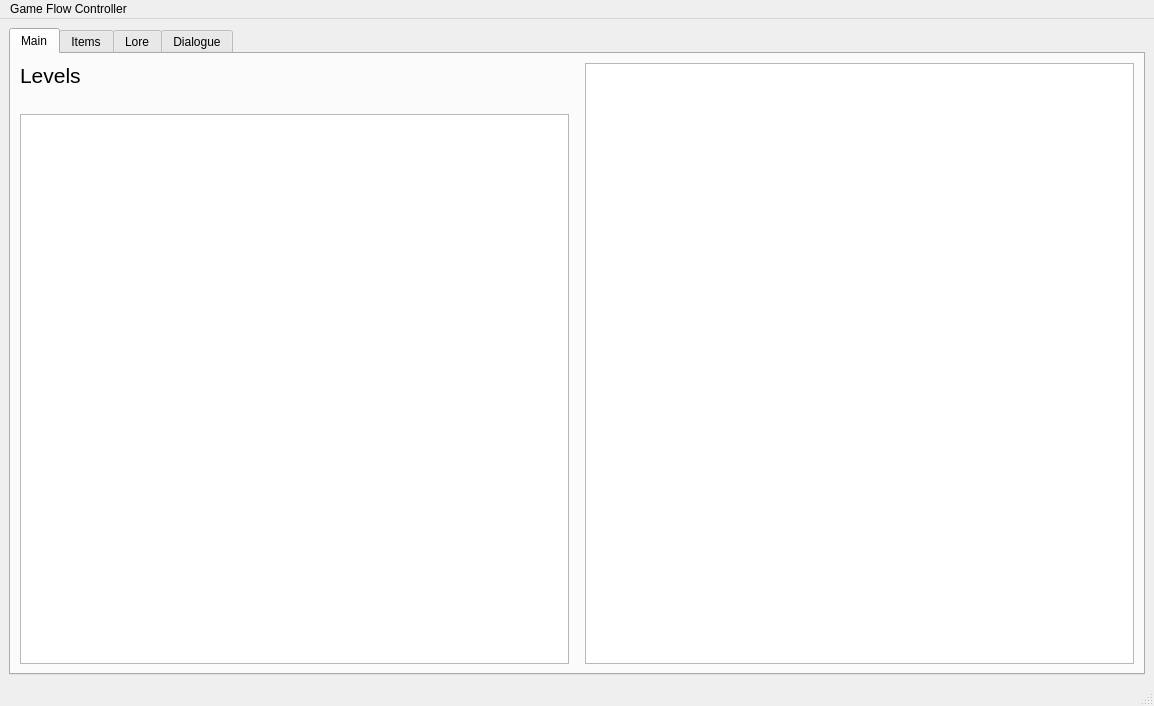
<?xml version="1.0" encoding="UTF-8"?>
<ui version="4.0">
 <class>GFC</class>
 <widget class="QMainWindow" name="GFC">
  <property name="geometry">
   <rect>
    <x>0</x>
    <y>0</y>
    <width>1154</width>
    <height>706</height>
   </rect>
  </property>
  <property name="windowTitle">
   <string>GFC</string>
  </property>
  <widget class="QWidget" name="centralwidget">
   <layout class="QHBoxLayout" name="horizontalLayout">
    <item>
     <widget class="QTabWidget" name="MainTabWidget">
      <property name="currentIndex">
       <number>0</number>
      </property>
      <widget class="QWidget" name="MainTab">
       <attribute name="title">
        <string>Main</string>
       </attribute>
       <layout class="QHBoxLayout" name="horizontalLayout_2">
        <item>
         <layout class="QVBoxLayout" name="verticalLayout">
          <property name="sizeConstraint">
           <enum>QLayout::SetDefaultConstraint</enum>
          </property>
          <item>
           <widget class="QLabel" name="label">
            <property name="font">
             <font>
              <pointsize>16</pointsize>
             </font>
            </property>
            <property name="text">
             <string>Levels</string>
            </property>
           </widget>
          </item>
          <item>
           <spacer name="verticalSpacer">
            <property name="orientation">
             <enum>Qt::Vertical</enum>
            </property>
            <property name="sizeType">
             <enum>QSizePolicy::Fixed</enum>
            </property>
            <property name="sizeHint" stdset="0">
             <size>
              <width>20</width>
              <height>20</height>
             </size>
            </property>
           </spacer>
          </item>
          <item>
           <widget class="QListView" name="listView"/>
          </item>
         </layout>
        </item>
        <item>
         <spacer name="horizontalSpacer">
          <property name="orientation">
           <enum>Qt::Horizontal</enum>
          </property>
          <property name="sizeType">
           <enum>QSizePolicy::Fixed</enum>
          </property>
          <property name="sizeHint" stdset="0">
           <size>
            <width>10</width>
            <height>20</height>
           </size>
          </property>
         </spacer>
        </item>
        <item>
         <widget class="QTreeView" name="LevelDetails"/>
        </item>
       </layout>
      </widget>
      <widget class="QWidget" name="ItemsTab">
       <attribute name="title">
        <string>Items</string>
       </attribute>
      </widget>
      <widget class="QWidget" name="LoreTab">
       <attribute name="title">
        <string>Lore</string>
       </attribute>
      </widget>
      <widget class="QWidget" name="DialogueTab">
       <attribute name="title">
        <string>Dialogue</string>
       </attribute>
      </widget>
     </widget>
    </item>
   </layout>
  </widget>
  <widget class="QMenuBar" name="menubar">
   <property name="geometry">
    <rect>
     <x>0</x>
     <y>0</y>
     <width>1154</width>
     <height>21</height>
    </rect>
   </property>
   <widget class="QMenu" name="menuGame_Flow_Controller">
    <property name="title">
     <string>Game Flow Controller</string>
    </property>
   </widget>
   <addaction name="menuGame_Flow_Controller"/>
  </widget>
  <widget class="QStatusBar" name="statusbar"/>
 </widget>
 <resources/>
 <connections/>
</ui>
